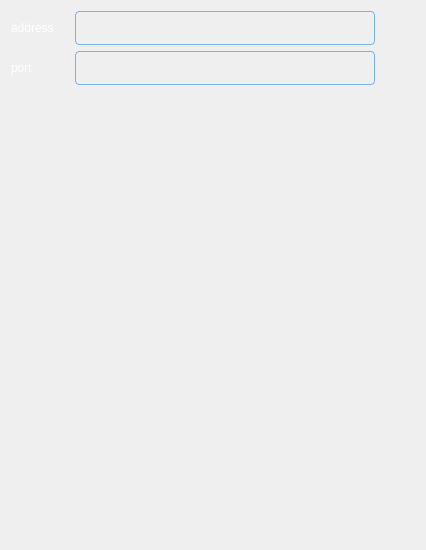
           <widget class="QWidget" name="Dropboxpage">
            <layout class="QVBoxLayout" name="verticalLayout_5">
             <item>
              <layout class="QHBoxLayout" name="horizontalLayout_6">
               <property name="spacing">
                <number>15</number>
               </property>
               <item>
                <widget class="QLabel" name="label_5">
                 <property name="minimumSize">
                  <size>
                   <width>49</width>
                   <height>22</height>
                  </size>
                 </property>
                 <property name="maximumSize">
                  <size>
                   <width>49</width>
                   <height>22</height>
                  </size>
                 </property>
                 <property name="styleSheet">
                  <string notr="true">border:none;
color:white</string>
                 </property>
                 <property name="text">
                  <string>address</string>
                 </property>
                </widget>
               </item>
               <item>
                <widget class="QLineEdit" name="address">
                 <property name="minimumSize">
                  <size>
                   <width>300</width>
                   <height>34</height>
                  </size>
                 </property>
                 <property name="maximumSize">
                  <size>
                   <width>300</width>
                   <height>34</height>
                  </size>
                 </property>
                 <property name="styleSheet">
                  <string notr="true">QLineEdit {
    background: rgba(242, 242, 242, 0);
    border: 1px solid rgba(118, 176, 234, 0.97);;
    border-radius: 4px;
    color: white;
}

QLineEdit:focus {
    border: 1px solid rgba(118, 176, 234, 0.97);
}

</string>
                 </property>
                 <property name="text">
                  <string/>
                 </property>
                </widget>
               </item>
               <item>
                <spacer name="horizontalSpacer_6">
                 <property name="orientation">
                  <enum>Qt::Horizontal</enum>
                 </property>
                 <property name="sizeHint" stdset="0">
                  <size>
                   <width>40</width>
                   <height>20</height>
                  </size>
                 </property>
                </spacer>
               </item>
              </layout>
             </item>
             <item>
              <layout class="QHBoxLayout" name="horizontalLayout_7">
               <property name="spacing">
                <number>15</number>
               </property>
               <item>
                <widget class="QLabel" name="label_6">
                 <property name="minimumSize">
                  <size>
                   <width>49</width>
                   <height>22</height>
                  </size>
                 </property>
                 <property name="maximumSize">
                  <size>
                   <width>49</width>
                   <height>22</height>
                  </size>
                 </property>
                 <property name="styleSheet">
                  <string notr="true">border:none;
color:white</string>
                 </property>
                 <property name="text">
                  <string>port</string>
                 </property>
                </widget>
               </item>
               <item>
                <widget class="QLineEdit" name="port">
                 <property name="minimumSize">
                  <size>
                   <width>300</width>
                   <height>34</height>
                  </size>
                 </property>
                 <property name="maximumSize">
                  <size>
                   <width>300</width>
                   <height>34</height>
                  </size>
                 </property>
                 <property name="styleSheet">
                  <string notr="true">QLineEdit {
    background: rgba(242, 242, 242, 0);
    border: 1px solid rgba(118, 176, 234, 0.97);
    border-radius: 4px;
    color: white;
}

QLineEdit:focus {
    border: 1px solid rgba(118, 176, 234, 0.97);
}

</string>
                 </property>
                 <property name="text">
                  <string/>
                 </property>
                </widget>
               </item>
               <item>
                <spacer name="horizontalSpacer_7">
                 <property name="orientation">
                  <enum>Qt::Horizontal</enum>
                 </property>
                 <property name="sizeHint" stdset="0">
                  <size>
                   <width>40</width>
                   <height>20</height>
                  </size>
                 </property>
                </spacer>
               </item>
              </layout>
             </item>
             <item>
              <spacer name="verticalSpacer">
               <property name="orientation">
                <enum>Qt::Vertical</enum>
               </property>
               <property name="sizeHint" stdset="0">
                <size>
                 <width>20</width>
                 <height>454</height>
                </size>
               </property>
              </spacer>
             </item>
            </layout>
           </widget>
